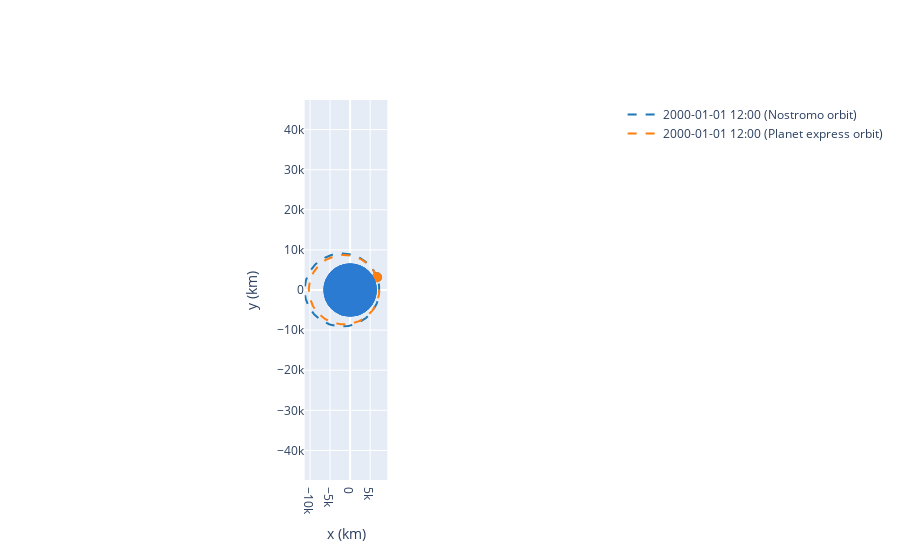

Here is the notebook cell this chart was saved with:
### Code cell
op = OrbitPlotter2D()
op.plot(nostromo, label="Nostromo orbit")
op.plot(planet_express, label="Planet express orbit")

### Figure 1 — Plotly figure (JSON) as saved in the notebook; plotly's stock layout.template omitted (floating-point values rounded to 4 significant figures; data arrays with more than 128 entries replaced by an {"elided": "..."} marker saying what was removed)
{"data": [{"hoverinfo": "none", "line": {"color": "rgb(31, 119, 180)", "dash": "dash", "width": 2}, "mode": "lines", "name": "2000-01-01 12:00 (Nostromo orbit)", "type": "scatter", "x": {"elided": "150 float values"}, "y": {"elided": "150 float values"}}, {"marker": {"color": "rgb(31, 119, 180)", "size": 10, "symbol": "circle"}, "mode": "markers", "showlegend": false, "type": "scatter", "x": [6697.0], "y": [3181.0]}, {"hoverinfo": "none", "line": {"color": "rgb(255, 127, 14)", "dash": "dash", "width": 2}, "mode": "lines", "name": "2000-01-01 12:00 (Planet express orbit)", "type": "scatter", "x": {"elided": "150 float values"}, "y": {"elided": "150 float values"}}, {"marker": {"color": "rgb(255, 127, 14)", "size": 10, "symbol": "circle"}, "mode": "markers", "showlegend": false, "type": "scatter", "x": [6697.0], "y": [3181.0]}], "layout": {"autosize": true, "shapes": [{"fillcolor": "#2a7bd1", "line": {"color": "#2a7bd1"}, "opacity": 1, "type": "circle", "x0": -6378.0, "x1": 6378.0, "xref": "x", "y0": -6378.0, "y1": 6378.0, "yref": "y"}, {"fillcolor": "#2a7bd1", "line": {"color": "#2a7bd1"}, "opacity": 1, "type": "circle", "x0": -6378.0, "x1": 6378.0, "xref": "x", "y0": -6378.0, "y1": 6378.0, "yref": "y"}, {"fillcolor": "#2a7bd1", "line": {"color": "#2a7bd1"}, "opacity": 1, "type": "circle", "x0": -6378.0, "x1": 6378.0, "xref": "x", "y0": -6378.0, "y1": 6378.0, "yref": "y"}, {"fillcolor": "#2a7bd1", "line": {"color": "#2a7bd1"}, "opacity": 1, "type": "circle", "x0": -6378.0, "x1": 6378.0, "xref": "x", "y0": -6378.0, "y1": 6378.0, "yref": "y"}], "xaxis": {"autorange": true, "constrain": "domain", "domain": [0.4223, 0.5777], "range": [-11340.0, 16280.0], "title": {"text": " x (km)"}, "type": "linear"}, "yaxis": {"autorange": true, "domain": [0, 1], "range": [-10100.0, 10100.0], "scaleanchor": "x", "title": {"text": " y (km)"}, "type": "linear"}}}
